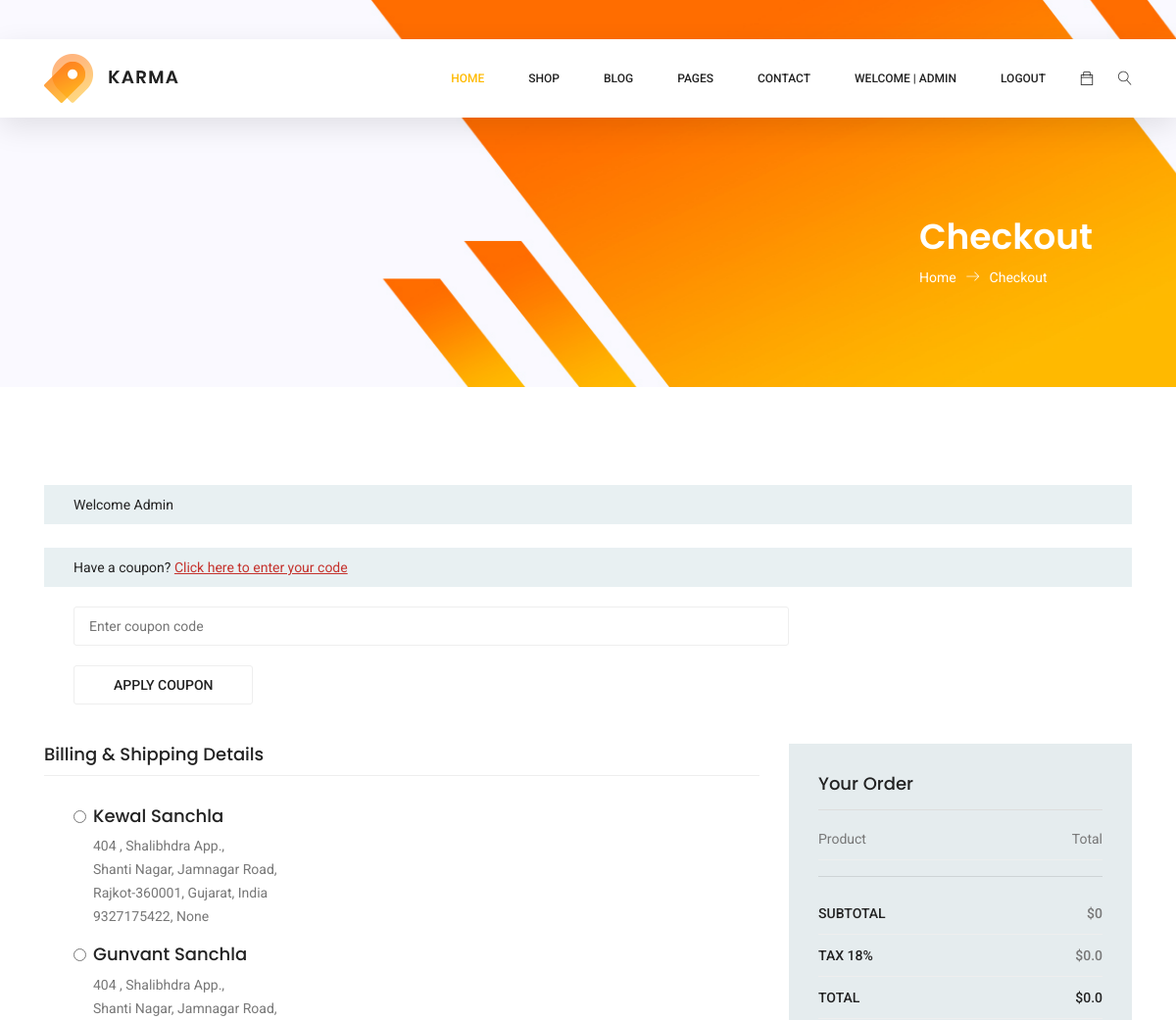
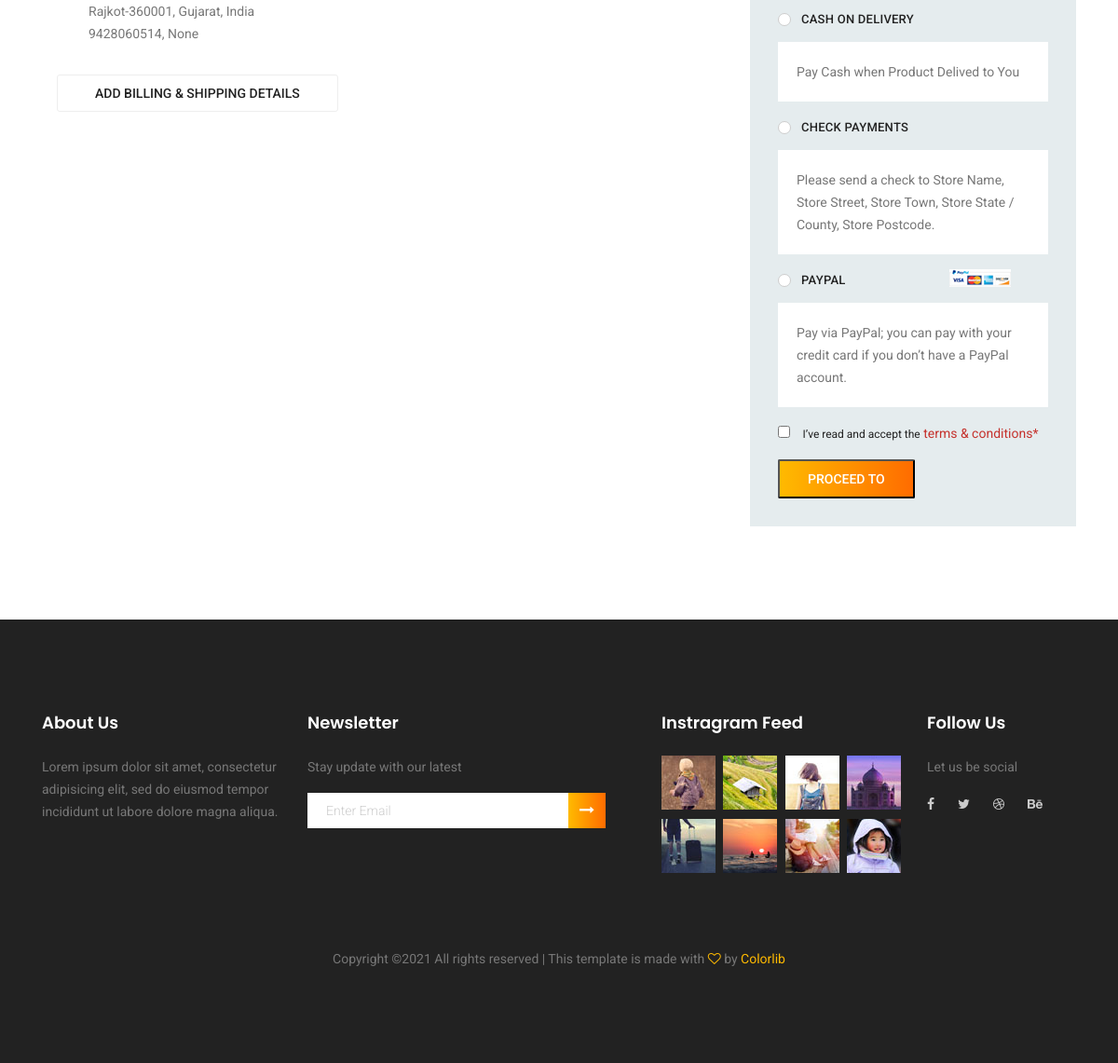
Screenshot of /checkout/ (signed in) with the database file from the repository (2 pictures, top to bottom).
### home/models.py (models this page shows)
class ShippingAddress(models.Model):
  user = models.ForeignKey(User, on_delete=models.CASCADE)
  fname = models.CharField(max_length=100)
  lname = models.CharField(max_length=100)
  mobile_no = models.IntegerField()
  country = models.CharField(max_length=100)
  alternative_mobile_no = models.IntegerField(blank=True, null=True)
  address_line1= models.CharField(max_length=150)
  address_line2= models.CharField(max_length=150)
  city = models.CharField(max_length=100)
  state = models.CharField(max_length=100)
  Zipcode = models.IntegerField()

### home/views.py (the view, shortened to what this page needs)
# urls.py: path('checkout/', views.Checkout.as_view(), name='checkout'),
@method_decorator(login_required, name='dispatch')
class Checkout(View):
  def get(self, request):
    address = ShippingAddress.objects.filter(user=request.user)
    product = Cart.objects.filter(user=request.user)
    subtotal, tax, net_total = tally(product)
    context = dict(address=address, product=product , subtotal=subtotal, tax=tax, net_total=net_total,)
    return render(request, 'home/checkout.html', context)

### home/views.py (called while the page is built)
def tally(product):
  subtotal = 0
  for data in product :
    subtotal += (data.qty*data.product.d_price)
  tax = ((subtotal/100)*118 - subtotal)
  net_total = tax + subtotal
  return subtotal, tax, net_total

### home/templates/home/checkout.html (shortened to what this page needs)
{% extends 'home/base.html' %}
{% load static %}
{% block main %}
    <section class="banner-area organic-breadcrumb">
        <div class="container">
            <div class="breadcrumb-banner d-flex flex-wrap align-items-center justify-content-end">
                <div class="col-first">
                    <h1>Checkout</h1>
                    <nav class="d-flex align-items-center">
                        <a href="index.html">Home<span class="lnr lnr-arrow-right"></span></a>
                        <a href="single-product.html">Checkout</a>
                    </nav>
                </div>
            </div>
        </div>
    </section>
    <section class="checkout_area section_gap">
        <div class="container">
            {% if request.user.is_authenticated %}
            <div class="returning_customer">
                <div class="check_title">
                    <h2>Welcome {{request.user|capfirst}}</h2>
                </div>
            </div>
            <br>
            {% endif %}
            <div class="cupon_area">
                <div class="check_title">
                    <h2>Have a coupon? <a href="#">Click here to enter your code</a></h2>
                </div>
                <input type="text" placeholder="Enter coupon code">
                <a class="tp_btn" href="#">Apply Coupon</a>
            </div>
            <form action="{% url 'checkout' %} " method="post"> {% csrf_token %}
            <div class="billing_details">
                <div class="row">
                    <div class="col-lg-8">
                        <h3>Billing & Shipping Details</h3>
                        {% for data in address %}
                        <div class="container overflow-hidden">
                            <div class="col-6">
                                <div class="form-check">
                                    <h4 >
                                    <input class="form-check-input" type="radio" id="id_{{data.id}}" name="address" value="{{data.id}}"  >
                                    <label class="form-check-label" for="id_{{data.id}}">{{data.fname|capfirst}} {{data.lname|capfirst}} </label><br>
                                    </h4>
                                    <p class="text-capitalize">{{data.address_line1}}, <br>{{data.address_line2}},
                                    <br>{{data.city}}-{{data.Zipcode}}, {{data.state}}, {{data.country}}
                                    <br>{{data.mobile_no}}, {{data.alternative_mobile_no}}</p>
                                </div>
                            </div>
                        </div>
                        {% endfor %}
                    <a href="{% url 'address' %}" class="tp_btn m-3" >Add Billing & Shipping Details</a>
                    </div>
                    <div class="col-lg-4">
                        <div class="order_box">
                            <h2>Your Order</h2>
                            <ul class="list">
                                <li><a href="#">Product <span>Total</span></a></li>
                            </ul>
                            <hr>
                            <ul class="list list_2">
                                <li><a href="#">Subtotal <span>${{subtotal}}</span></a></li>
                                <li><a href="#">Tax 18% <span>${{tax}}</span></a></li>
                                <li><a href="#">Total <span>${{net_total}}</span></a></li>
                            </ul>
                            <div class="payment_item active">
                                <div class="radion_btn">
                                    <label for="cod">Cash On Delivery</label>
                                    <div class="check"></div>
                                </div>
                                <p>Pay Cash when Product Delived to You</p>
                            </div>
                            <div class="payment_item">
                                <div class="radion_btn">
                                    <label for="check">Check payments</label>
                                    <div class="check"></div>
                                </div>
                                <p>Please send a check to Store Name, Store Street, Store Town, Store State / County,
                                    Store Postcode.</p>
                            </div>
                            <div class="payment_item ">
                                <div class="radion_btn">
                                    <label for="paypal">Paypal </label>
                                    <img src="img/product/card.jpg" alt="">
                                    <div class="check"></div>
                                </div>
                                <p>Pay via PayPal; you can pay with your credit card if you don’t have a PayPal
                                    account.</p>
                            </div>
                            <div class="creat_account">
                                <input type="checkbox" id="f-option4" name="selector">
                                <label for="f-option4">I’ve read and accept the </label>
                                <a href="#">terms & conditions*</a>
                            </div>
                            <input type="submit" value="Proceed To" class="primary-btn">
                        </div>
                    </div>
                </div>
            </div>
            </form>
        </div>
    </section>
{% endblock main %}

### home/templates/home/base.html (shortened to what this page needs)
<!DOCTYPE html>
{% load static %}
<html lang="zxx" class="no-js">
<head>
	<link rel="stylesheet" href="{% static 'home/css/linearicons.css' %} ">
	<link rel="stylesheet" href="{% static 'home/css/font-awesome.min.css' %}">
	<link rel="stylesheet" href="{% static 'home/css/themify-icons.css' %}">
	<link rel="stylesheet" href="{% static 'home/css/bootstrap.css' %}">
	<link rel="stylesheet" href="{% static 'home/css/owl.carousel.css' %}">
	<link rel="stylesheet" href="{% static 'home/css/nice-select.css' %}">
	<link rel="stylesheet" href="{% static 'home/css/nouislider.min.css' %}">
	<link rel="stylesheet" href="{% static 'home/css/ion.rangeSlider.css' %}" />
	<link rel="stylesheet" href="{% static 'home/css/ion.rangeSlider.skinFlat.css' %}" />
	<link rel="stylesheet" href="{% static 'home/css/magnific-popup.css' %}">
	<link rel="stylesheet" href="{% static 'home/css/main.css' %}">
</head>
<body>
	<header class="header_area sticky-header">
		<div class="main_menu">
			<nav class="navbar navbar-expand-lg navbar-light main_box">
				<div class="container">
					<a class="navbar-brand logo_h" href="{% url 'home' %} "><img src="{% static 'home/img/logo.png' %} " alt=""></a>
					<div class="collapse navbar-collapse offset" id="navbarSupportedContent">
						<ul class="nav navbar-nav menu_nav ml-auto">
							<li class="nav-item active"><a class="nav-link" href="{% url 'home' %} ">Home</a></li>
							<li class="nav-item submenu dropdown">
								<a href="#" class="nav-link dropdown-toggle" data-toggle="dropdown" role="button" aria-haspopup="true" aria-expanded="false">Shop</a>
							</li>
							<li class="nav-item submenu dropdown">
								<a href="#" class="nav-link dropdown-toggle" data-toggle="dropdown" role="button" aria-haspopup="true"
								aria-expanded="false">Blog</a>
							</li>
							<li class="nav-item submenu dropdown">
								<a href="#" class="nav-link dropdown-toggle" data-toggle="dropdown" role="button" aria-haspopup="true" aria-expanded="false">Pages</a>
							</li>
							<li class="nav-item"><a class="nav-link" href="contact.html">Contact</a></li>
							{% if request.user.is_authenticated %}
							<li class="nav-item"><a class="nav-link" href="{% url 'profile' %}">Welcome | {{request.user|capfirst}}</a></li>
							<li class="nav-item"><a class="nav-link" href="{% url 'logout' %}">Logout</a></li>
							{% endif %}
						</ul>
						<ul class="nav navbar-nav navbar-right">
							<li class="nav-item"><a href="{% url 'cart' %}" class="cart"><span class="ti-bag"></span></a></li>
							<li class="nav-item">
								<button class="search"><span class="lnr lnr-magnifier" id="search"></span></button>
							</li>
						</ul>
					</div>
				</div>
			</nav>
		</div>
	</header>
{% block main %}{% endblock main %}
	<footer class="footer-area section_gap">
		<div class="container">
			<div class="row">
				<div class="col-lg-3  col-md-6 col-sm-6">
					<div class="single-footer-widget">
						<h6>About Us</h6>
						<p>
							Lorem ipsum dolor sit amet, consectetur adipisicing elit, sed do eiusmod tempor incididunt ut labore dolore
							magna aliqua.
						</p>
					</div>
				</div>
				<div class="col-lg-4  col-md-6 col-sm-6">
					<div class="single-footer-widget">
						<h6>Newsletter</h6>
						<p>Stay update with our latest</p>
						<div class="" id="mc_embed_signup">
							<form target="_blank" novalidate="true" action="https://spondonit.us12.list-manage.com/subscribe/post?u=1462626880ade1ac87bd9c93a&amp;id=92a4423d01"
							 method="get" class="form-inline">
								<div class="d-flex flex-row">
									<input class="form-control" name="EMAIL" placeholder="Enter Email" onfocus="this.placeholder = ''" onblur="this.placeholder = 'Enter Email '"
									 required="" type="email">
									<button class="click-btn btn btn-default"><i class="fa fa-long-arrow-right" aria-hidden="true"></i></button>
								</div>
							</form>
						</div>
					</div>
				</div>
				<div class="col-lg-3  col-md-6 col-sm-6">
					<div class="single-footer-widget mail-chimp">
						<h6 class="mb-20">Instragram Feed</h6>
						<ul class="instafeed d-flex flex-wrap">
							<li><img src="{% static 'home/img/i1.jpg' %}" alt=""></li>
							<li><img src="{% static 'home/img/i2.jpg' %}" alt=""></li>
							<li><img src="{% static 'home/img/i3.jpg' %}" alt=""></li>
							<li><img src="{% static 'home/img/i4.jpg' %}" alt=""></li>
							<li><img src="{% static 'home/img/i5.jpg' %}" alt=""></li>
							<li><img src="{% static 'home/img/i6.jpg' %}" alt=""></li>
							<li><img src="{% static 'home/img/i7.jpg' %}" alt=""></li>
							<li><img src="{% static 'home/img/i8.jpg' %}" alt=""></li>
						</ul>
					</div>
				</div>
				<div class="col-lg-2 col-md-6 col-sm-6">
					<div class="single-footer-widget">
						<h6>Follow Us</h6>
						<p>Let us be social</p>
						<div class="footer-social d-flex align-items-center">
							<a href="#"><i class="fa fa-facebook"></i></a>
							<a href="#"><i class="fa fa-twitter"></i></a>
							<a href="#"><i class="fa fa-dribbble"></i></a>
							<a href="#"><i class="fa fa-behance"></i></a>
						</div>
					</div>
				</div>
			</div>
			<div class="footer-bottom d-flex justify-content-center align-items-center flex-wrap">
				<p class="footer-text m-0">
Copyright &copy;<script>document.write(new Date().getFullYear());</script> All rights reserved | This template is made with <i class="fa fa-heart-o" aria-hidden="true"></i> by <a href="https://colorlib.com" target="_blank">Colorlib</a>
</p>
			</div>
		</div>
	</footer>
</body>
</html>

### rows the page displays
ShippingAddress: fname "Kewal", lname "Sanchla", address_line1 "404 , Shalibhdra App.", address_line2 "Shanti Nagar, Jamnagar Road", city "Rajkot", Zipcode "360001", state "Gujarat", country "India", mobile_no "9327175422", alternative_mobile_no "None"
ShippingAddress: fname "Gunvant", lname "Sanchla", address_line1 "404 , Shalibhdra App.", address_line2 "Shanti Nagar, Jamnagar Road", city "Rajkot", Zipcode "360001", state "Gujarat", country "India", mobile_no "9428060514", alternative_mobile_no "None"

### other values shown
{{ request.user|capfirst }} "ADMIN"
{{ request.user|capfirst }} "Admin"
{{ subtotal }} "0"
{{ tax }} "0.0"
{{ net_total }} "0.0"
